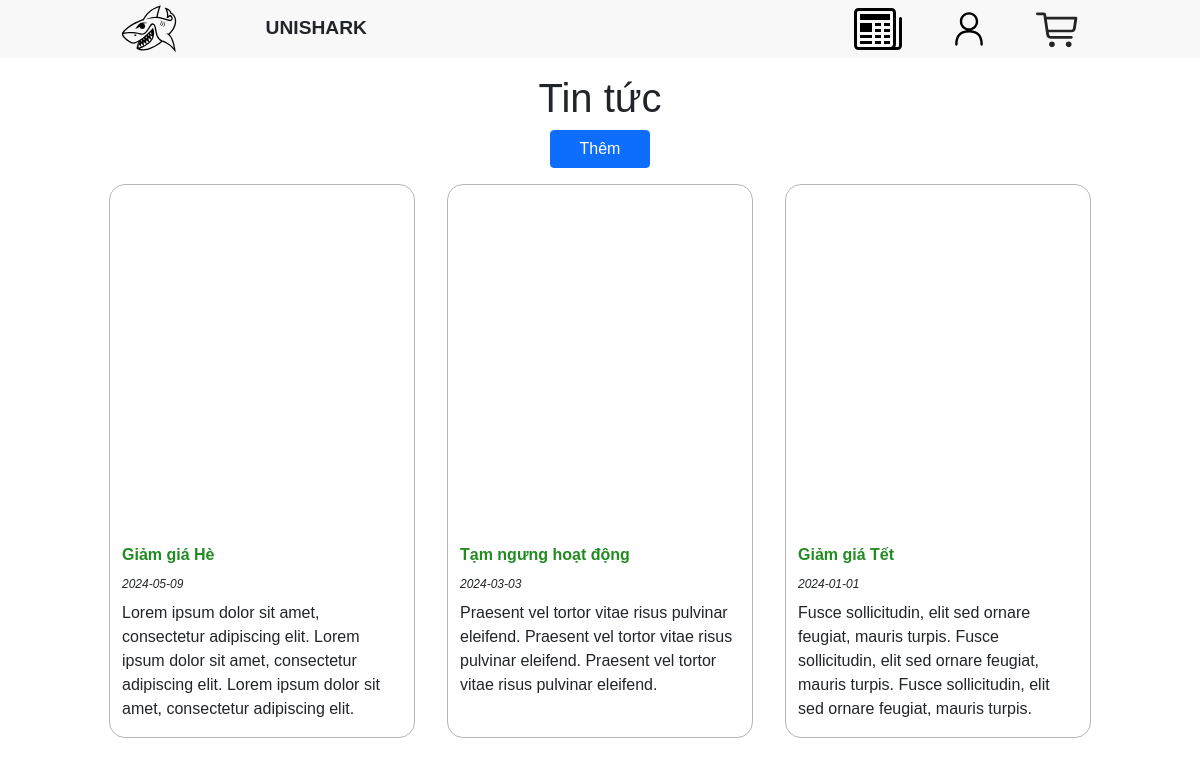
The page /management/news.php on the database its author committed.
### tables this page shows
CREATE TABLE `news` (
  `id` INT AUTO_INCREMENT PRIMARY KEY,
  `title` VARCHAR(255) NOT NULL,
  `detail` TEXT,
  `date` DATE NOT NULL,
  `primary_image` TEXT NOT NULL
);

### src/management/news.php (the view, shortened to what this page needs)
<!DOCTYPE html>
<html lang="en">
<header>
    <?php include "../utils/header.php" ?>
</header>
<head>
    <link rel="stylesheet" href="https://cdn.jsdelivr.net/npm/bootstrap@5.0.2/dist/css/bootstrap.min.css">
    <link rel="stylesheet" href="https://cdn.jsdelivr.net/npm/bootstrap-icons@1.5.0/font/bootstrap-icons.css">
    <link rel="stylesheet" href="https://cdn.jsdelivr.net/npm/bootstrap-icons@1.11.3/font/bootstrap-icons.min.css">
    <link rel="stylesheet" href="news-style.css">
</head>
<body>
    <h1 class="mt-3">Tin tức</h1>
    <div class="row d-flex justify-content-center">
        <button type="button" class="btn btn-primary" style="width: 100px;" onclick="openAddModal()">
            Thêm
        </button>
    </div>
    <div class="row d-flex justify-content-center">
        <?php
            $servername = "localhost";
            $username = "root";
            $password = "";
            $dbname = "btl";
            $conn = new mysqli($servername, $username, $password, $dbname);
            $sql = "SELECT * FROM news ORDER BY date DESC";
            $result = $conn->query($sql);
            if ($result->num_rows > 0) {
                while($row = $result->fetch_assoc()) {
        ?>
            <div class="col-3 justify-content-center main-box" onclick="openModal('<?php echo $row['id']; ?>', '<?php echo $row['title']; ?>', '<?php echo $row['detail']; ?>')">
                <div class="frame">
                </div>
                <div class="mt-2" id="title">
                    <?php echo $row['title']; ?>
                </div>
                <div class="mt-2 mb-2" id="day">
                    <?php echo $row['date']; ?>
                </div>
                <div class="mb-3" id="brief">
                    <?php echo $row['detail']; ?>
                </div>
            </div>
        <?php
            }
        } else {
            echo "0 results";
        }
        ?>
    </div>
</body>
</html>

### src/management/news-style.css (style rules this page uses)
body { font-family: Arial, sans-serif; margin: 0; padding: 0; background-color: white; }
h1 { text-align: center; }
#title { font-weight: bold; color: #228B22; }
#day { font-style: italic; font-size: 12px }
.main-box { border: rgb(182, 182, 182) 1px solid; border-radius: 16px; margin: 16px; padding: 0 auto; background-color: white; transition: all 0.3s ease; overflow: hidden; }
.frame { width: 100%; height: 350px; overflow: hidden; display: flex; justify-content: center; align-items: center; }

### rows shown on the page
news: title "Giảm giá Hè", date "2024-05-09", detail "Lorem ipsum dolor sit amet, consectetur adipiscing elit. Lorem ipsum dolor sit amet, consectetur adipiscing elit. Lorem ipsum dolor sit amet, consectetur adipiscing elit."
news: title "Tạm ngưng hoạt động", date "2024-03-03", detail "Praesent vel tortor vitae risus pulvinar eleifend. Praesent vel tortor vitae risus pulvinar eleifend. Praesent vel tortor vitae risus pulvinar eleifend."
news: title "Giảm giá Tết", date "2024-01-01", detail "Fusce sollicitudin, elit sed ornare feugiat, mauris turpis. Fusce sollicitudin, elit sed ornare feugiat, mauris turpis. Fusce sollicitudin, elit sed ornare feugiat, mauris turpis."
